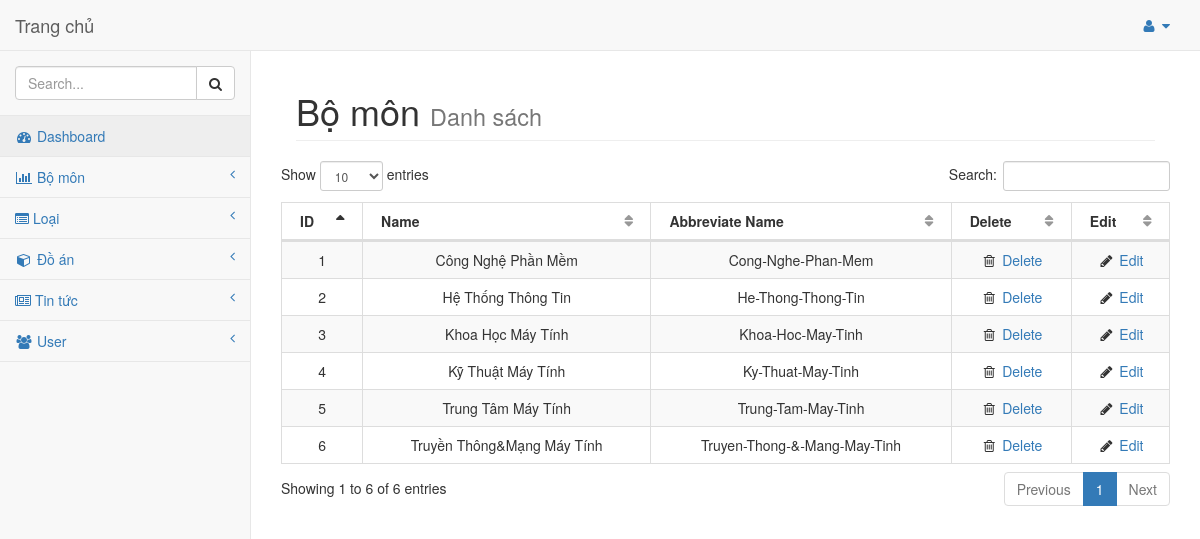
/admin/admin.php, run on the app's committed database.
### tables this page shows
CREATE TABLE `bomon` (
  `idBM` int(30) NOT NULL,
  `TenBM` varchar(255) NOT NULL,
  `TenBMKD` varchar(255) NOT NULL
);

### model/database.class.php (called while the page is built, shortened)
<?php
	class database{
		private $__hostname = "localhost";
		private $__userhost = "root";
		private $__passhost = "";
		private $__dbname = "quanlydoan3";
		private $__conn = NULL;
		private $__result = NULL;
		public function connect(){
			$this-> __conn = mysqli_connect($this -> __hostname, $this -> __userhost, $this -> __passhost, $this -> __dbname)
			or die ('Loi ket noi');
			mysqli_query($this -> __conn, "SET NAMES 'utf8'");
		}
		public function query($sql){
			$this-> __result = mysqli_query($this-> __conn, $sql) or die ('loi query');
		}
		public function fetch(){
			$data = mysqli_fetch_assoc($this-> __result);
			return $data;
		}
		public function fetchAll(){
			$data = array();
			while($row = $this-> fetch()){
				$data[] = $row;
			}
			return $data;
		}
	}
?>

### model/class.bomon.php (called while the page is built, shortened)
<?php
class bomon extends database{
    public function layBoMon(){
        $sql = "SELECT * FROM bomon ORDER BY idBM ASC";
        $this-> query($sql);
        return $this-> fetchALL();
    }
}
?>

### admin/bomon/danhsach.php (the view, shortened to what this page needs)
<?php
include('../model/database.class.php');
include('../model/class.bomon.php');
$bomon = new bomon();
$dsbomon = $bomon->layBoMon();
?>
<div id="page-wrapper">
    <div class="container-fluid">
        <div class="row">
            <div class="col-lg-12">
                <h1 class="page-header">Bộ môn
                    <small>Danh sách</small>
                </h1>
            </div>
            <table class="table table-striped table-bordered table-hover" id="dataTables-example">
                <thead>
                    <tr align="center">
                        <th>ID</th>
                        <th>Name</th>
                        <th>Abbreviate Name</th>
                        <th>Delete</th>
                        <th>Edit</th>
                    </tr>
                </thead>
                <tbody>
                    <?php
                        foreach ($dsbomon as $ds) {
                        ?>
                            <tr class="odd gradeX" align="center">
                                <td><?=$ds['idBM']?></td>
                                <td><?=$ds['TenBM']?></td>
                                <td><?=$ds['TenBMKD']?></td>
                                <td class="center"><i class="fa fa-trash-o  fa-fw"></i><a onclick="return confirm('Bạn có chắc là muốn xóa không?')" href="admin.php?p=xoa&id_bomon=<?=$ds['idBM']?>"> Delete</a></td>
                                <td class="center"><i class="fa fa-pencil fa-fw"></i> <a href="admin.php?p=sua&id_bomon=<?=$ds['idBM']?>">Edit</a></td>
                            </tr>
                        <?php
                        }
                    ?>
                </tbody>
            </table>
        </div>
    </div>
</div>

### public/admin/sb-admin-2.css (style rules this page uses)
body { background-color: #f8f8f8; }
#page-wrapper { padding: 0 15px; min-height: 568px; background-color: #fff; }
@media (min-width:768px) { #page-wrapper { position: inherit; margin: 0 0 0 250px; padding: 0 30px; border-left: 1px solid #e7e7e7; } }
table.dataTable thead .sorting, table.dataTable thead .sorting_asc, table.dataTable thead .sorting_desc, table.dataTable thead .sorting_asc_disabled, table.dataTable thead .sorting_desc_disabled { background: 0 0; }
table.dataTable thead .sorting_asc:after { content: "\f0de"; float: right; font-family: fontawesome; }
table.dataTable thead .sorting:after { content: "\f0dc"; float: right; font-family: fontawesome; color: rgba(50,50,50,.5); }

### data on the page
bomon: idBM "1", TenBM "Công Nghệ Phần Mềm", TenBMKD "Cong-Nghe-Phan-Mem"
bomon: idBM "2", TenBM "Hệ Thống Thông Tin", TenBMKD "He-Thong-Thong-Tin"
bomon: idBM "3", TenBM "Khoa Học Máy Tính", TenBMKD "Khoa-Hoc-May-Tinh"
bomon: idBM "4", TenBM "Kỹ Thuật Máy Tính", TenBMKD "Ky-Thuat-May-Tinh"
bomon: idBM "5", TenBM "Trung Tâm Máy Tính", TenBMKD "Trung-Tam-May-Tinh"
bomon: idBM "6", TenBM "Truyền Thông&Mạng Máy Tính", TenBMKD "Truyen-Thong-&-Mang-May-Tinh"
